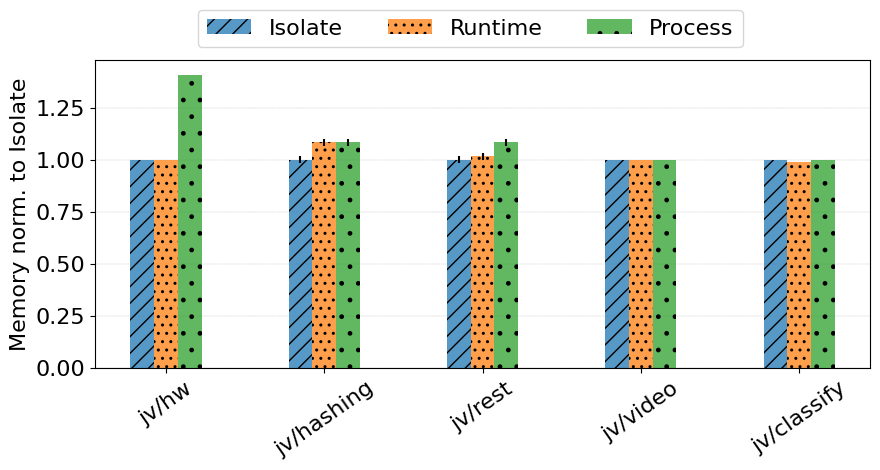

Generate this figure with Python:
#!/usr/bin/python

import results
import matplotlib.pyplot as plt
import numpy as np

benchmark_labels = [
    "jv/hw",
    "jv/hashing",
    "jv/rest",
    "jv/video",
    "jv/classify"
]

isolate_benchmark_path = [
    "java/gv-hello-world-niuk-isolate-benchmark-8-1-2048",
    "java/gv-file-hashing-niuk-isolate-benchmark-8-1-2048",
    "java/gv-httprequest-niuk-isolate-benchmark-8-1-2048",
    "java/gv-video-processing-niuk-isolate-benchmark-2-1-2048",
    "java/gv-classify-niuk-isolate-benchmark-1-1-2048",
]

runtime_benchmark_path = [
    "java/gv-hello-world-niuk-runtime-benchmark-8-1-2048",
    "java/gv-file-hashing-niuk-runtime-benchmark-8-1-2048",
    "java/gv-httprequest-niuk-runtime-benchmark-8-1-2048",
    "java/gv-video-processing-niuk-runtime-benchmark-2-1-2048",
    "java/gv-classify-niuk-runtime-benchmark-1-1-2048",
]

process_benchmark_path = [
    "java/gv-hello-world-niuk-process-benchmark-8-1-2048",
    "java/gv-file-hashing-niuk-process-benchmark-8-1-2048",
    "java/gv-httprequest-niuk-process-benchmark-8-1-2048",
    "java/gv-video-processing-niuk-process-benchmark-2-1-2048",
    "java/gv-classify-niuk-process-benchmark-1-1-2048",
]

# Memory footprint in GBs.
isolate_mem_avg = {}
isolate_mem_std = {}
runtime_mem_avg = {}
runtime_mem_std = {}
process_mem_avg = {}
process_mem_std = {}

for path in isolate_benchmark_path:
    isolate_mem_avg[path] = results.process_result(path)["mem_avg"]
    isolate_mem_std[path] = results.process_result(path)["mem_std"]
for path in runtime_benchmark_path:
    runtime_mem_avg[path] = results.process_result(path)["mem_avg"]
    runtime_mem_std[path] = results.process_result(path)["mem_std"]
for path in process_benchmark_path:
    process_mem_avg[path] = results.process_result(path)["mem_avg"]
    process_mem_std[path] = results.process_result(path)["mem_std"]

# Normalization to isolate.
for path in process_benchmark_path:
    process_mem_avg[path] = process_mem_avg[path] / isolate_mem_avg[path.replace("-process-", "-isolate-")]
    process_mem_std[path] = process_mem_std[path] / isolate_mem_avg[path.replace("-process-", "-isolate-")]
for path in runtime_benchmark_path:
    runtime_mem_avg[path] = runtime_mem_avg[path] / isolate_mem_avg[path.replace("-runtime-", "-isolate-")]
    runtime_mem_std[path] = runtime_mem_std[path] / isolate_mem_avg[path.replace("-runtime-", "-isolate-")]
for path in isolate_benchmark_path:
    isolate_mem_std[path] = isolate_mem_std[path] / isolate_mem_avg[path]
    isolate_mem_avg[path] = 1

x = np.arange(len(benchmark_labels))
width = 0.15

plt.rcParams.update({'font.size': 16})

fig, ax = plt.subplots()
ax.bar(x - width, isolate_mem_avg.values(), yerr=isolate_mem_std.values(), width=width, hatch='//', label='Isolate', alpha=0.75)
ax.bar(x        , runtime_mem_avg.values(), yerr=runtime_mem_std.values(), width=width, hatch='..', label='Runtime', alpha=0.75)
ax.bar(x + width, process_mem_avg.values(), yerr=process_mem_std.values(), width=width, hatch='.', label='Process', alpha=0.75)

ax.set_ylabel('Memory norm. to Isolate')
ax.set_xticks(x, benchmark_labels)
ax.legend(ncol=3)
ax.set_axisbelow(True)
plt.grid(axis = 'y', linestyle = '--', linewidth = 0.25)
plt.xticks(rotation = 35)
fig.set_figwidth(10)
fig.set_figheight(4)

ax.legend(ncol=3, bbox_to_anchor=(.85, 1.2))
plt.savefig("sandboxes-memory-norm.pdf", bbox_inches='tight')
plt.savefig("sandboxes-memory-norm.png", bbox_inches='tight')
ax.legend(ncol=3)
plt.show()
